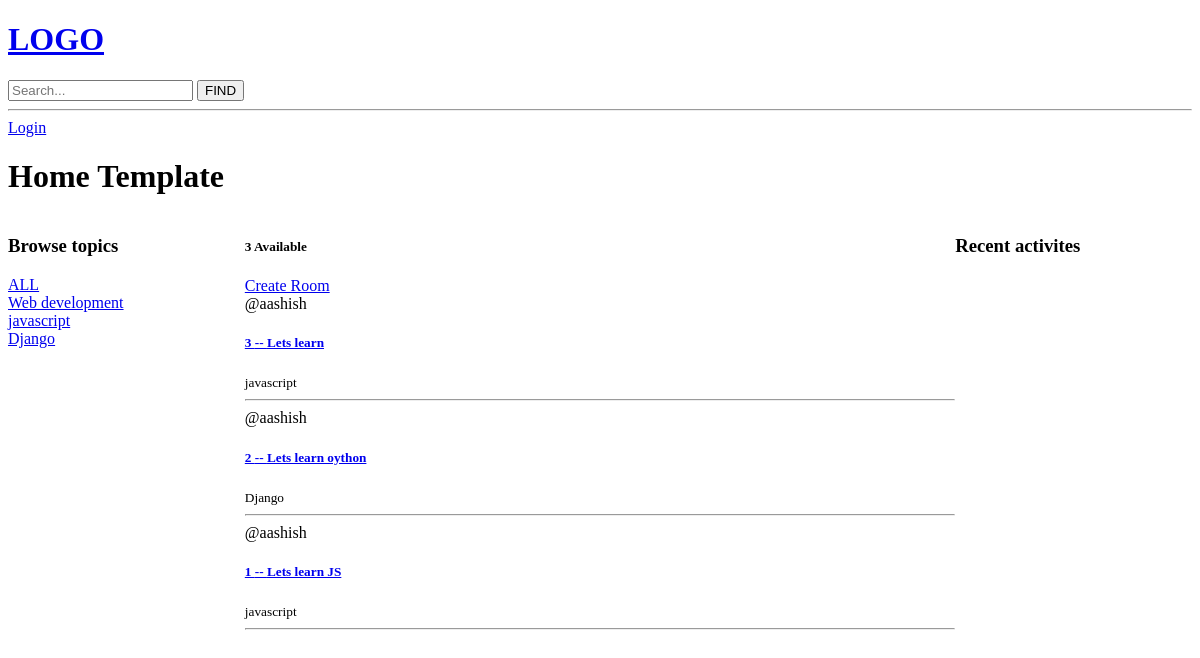
Before: / with the older database file.
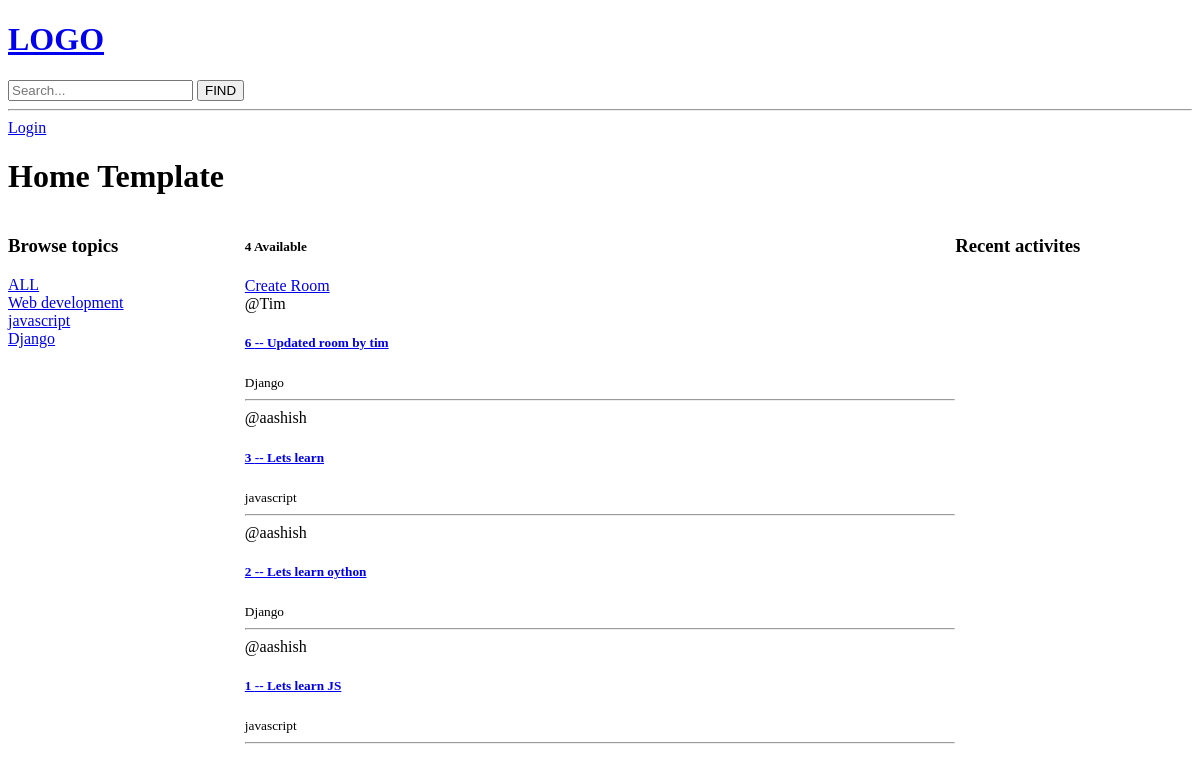
After: the same page with the newer database file.
### base/models.py (models this page shows, shortened)
class Topic(models.Model):
    name = models.CharField(max_length=200)
    def __str__(self):
        return self.name

class Room(models.Model):
    host = models.ForeignKey(User, on_delete=models.SET_NULL, null=True)
    topic =  models.ForeignKey(Topic,on_delete=models.SET_NULL, null=True)
    name = models.CharField(max_length=200)
    description = models.TextField(null=True, blank=True)
    updated = models.DateTimeField(auto_now=True)
    created = models.DateTimeField(auto_now_add=True)
    class Meta:
        ordering = ['-updated', '-created']

### base/views.py (the view)
# urls.py: path("", views.home, name='home'),
def home(request):
    q = request.GET.get('q') if request.GET.get('q') != None else ''
    rooms = Room.objects.filter(
    Q(topic__name__icontains = q)|
    Q(description__icontains = q)|
    Q(name__icontains = q))
    room_count = rooms.count()
    topics = Topic.objects.all()
    context = {'rooms': rooms, 'topics': topics, 'room_count': room_count}
    return render(request, 'base/home.html', context)

### base/templates/base/home.html (shortened to what this page needs)
{% extends 'main.html' %}
{% block content %}
<h1>Home Template </h1>
<div class="home-container">
    <div>
        <h3>Browse topics</h3>
        <div>
            <a href="{% url 'home' %}">ALL</a>
        </div>
        {% for topic in topics%}
        <div>
            <a href="{% url 'home'%}?q={{topic.name}}">{{topic.name}}</a>
        </div>
        {% endfor %}
    </div>
    <div>
        <h5>{{room_count}} Available </h5>
        <a href="{% url 'create-room' %}">Create Room</a>
        {% for room in rooms %}
        <div>
            {% if request.user == room.host %}
            <h3><a href="{% url 'update-room' room.id %}">EDIT</a></h2>
            <h3><a href="{% url 'delete-room' room.id %}">DELETE</a></h2>
            {% else %}
            <span>@{{room.host.username}}</span>
            <h5><a href="{% url 'room' room.id %}">{{room.id}} -- {{room.name}}</a> </h5>
            <small>{{room.topic}}</small>
            {% endif %}
            <hr>
        </div>
        {% endfor %}
    </div>
    <div>
        <h3>Recent activites</h3>
    </div>
</div>
{% endblock%}

### templates/main.html (shortened to what this page needs)
<!DOCTYPE html>
<html lang="en">
<head>
</head>
<body>
    {% include 'navbar.html' %}
    {% block content %}
    {% endblock %}
</body>
</html>

### templates/navbar.html
<a href="{% url 'home'%}"><h1>LOGO</h1></a>
<form action="{%url 'home'%}" method="GET">
    <input type="text" placeholder="Search..." name="q">
    <input type="submit" value="FIND">
</form>
<hr>
<div>
{% if request.user.is_authenticated %}
<h3>Welcome {{user.username}}</h3>
<a href="{% url 'logout' %}">Logout</a>
{% else %}
<a href="{% url 'login' %}">Login</a>
{% endif %}
</div>

### base/templates/base/home.html (style rules this page uses)
.home-container { display: grid; grid-template-columns: 1fr 3fr 1fr; }

Changed rows visible on the page:
added Room: host.username "Tim", id "6", name "Updated room by tim", topic "Django"
Other visible differences:
{{ room_count }}: "3" → "4"
